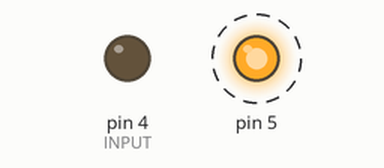
This sketch was run on a simulated Arduino Uno, built with avr-gcc and run on an emulated ATmega328P. Parts: output pins drawn as LEDs (lit = HIGH). Dashed ring = blinking.

Above: at 0.5 s.
Timing chart, 0 to 4.6 s (numbered marks = the images above):
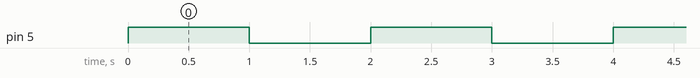

The sketch:

Hello.ino
```cpp
/**
* LED 1초 간격으로 깜빡거리기
*
*/
// 시작하면서 해야할 일들
void setup() {

  // 디지털 핀 (0-13번까지)을 어떤 용도로 쓸것인가를 설정
  pinMode(5,OUTPUT); // 신호를 ar-> 외부로 보내겠다고 설정
  pinMode(4,OUTPUT); // INPUT : 외부의 신호값을 읽어 들이겠다. 설정

}
void loop() {

  // 신호를 5번핀을 통해서 내보는 명령
  digitalWrite(5,HIGH); // HIGH : 이진수의 1의 값을 Pin 5번에 보내라
  delay(1000); // 잠시 멈추어라, 1초동안 현상태 유지
  digitalWrite(5,LOW);
  delay(1000);

}
```

Measured:
- by itself, pin 5: alternates HIGH for 1.0 s and LOW for 1.0 s
